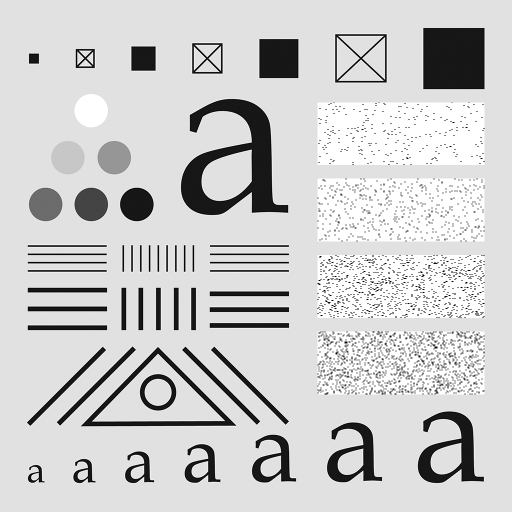
#> input picture technique nine/src/testpattern1024.tif, 1024 x 1024 px (shown at 1/2 size)
$ python gaussLaplacePyramid.py
#> lines starting #> are read from the running program, lines starting #| are printed output that depends on the picture
"""
Name: Minh T. Nguyen
ECE 4580 - DIP Midterm
3/19/2021
"""
import numpy as np
import scipy as sp
import scipy.signal
import cv2 as cv
import matplotlib.pyplot as plt
from skimage.color import rgb2gray

def kernel_generate(param):
    """ Function take in param value return a 5x5 generating kernel based on the input param
    @paam:
    param: range of value [0, 1], based on my research, it is recommended to be 40%

    @return:
    A 5x5 kernel, dtype = np.ndarray
    """
    kernel = np.array([0.25 - param / 2.0, 0.25, param, 0.25, 0.25 - param /2.0])
    return np.outer(kernel, kernel)

def reduce_im(im):
    """ Function convolve the input im with a generating kernel of param 0.4
        and reduce_im its width and height by 2
    @param:
    im: grayscale image of shape (row, col)

    @return:
    convolved_im: an image of shape (ceil(row/2), ceil(col/2)), dtype = np.ndarray
    """
    kernel = kernel_generate(0.4)
    convolved_im = scipy.signal.convolve2d(im, kernel, 'same')
    return convolved_im[::2, ::2]

def gauss_pyramid(im, levels):
    """ Function construct a pyramid from the im by reducing it by the number of
        levels passed in by the input
    @param:
    im: grayscale input image
    levels: positive number of levels of gaussian that you want, according to the paper, at level 0 of the pyramid, G0 is equal to the origial im

    @return:
    output_list output list of resized images with gaussian pyramid, dtype = numpy.ndarray
    """
    output_list = [im]
    if levels == 0:
        return output_list
    for i in range(1, levels + 1):
        output_list.append(reduce_im(output_list[i - 1]))
    return output_list

def expand_im(im):
    """ Function expand the image to double the size, then convolve it with a generating kernel withe the param of 0.4
    @param:
    im: a grayscale image of shape (row, col)

    @return:
    output_im: an image of shape (2*row, 2*col), dtype = numpy.ndarray
    """
    kernel = kernel_generate(0.4)
    expanded_size = tuple(np.array(im.shape) * 2)
    output_im = np.zeros(expanded_size)
    output_im[::2, ::2] = im
    return scipy.signal.convolve2d(output_im, kernel, 'same') * 4

def laplace_pyramid(gauss_pyramid_list):
    """ Function construct a laplacian pyramid from gaussian pyramid, of the height level
    @param:
    gauss_pyramid_list: A Gaussian pyramid list returned by gauss_pyramid function, dtype: numpy.ndarray

    @return:
    output_list[k] = gauss_pyramid_list[k] - expand_im(gauss_pyr[k + 1])
    """
    output_list = []
    for k in range(0, len(gauss_pyramid_list)):
        # Append the last element of the pyramid list to the output list
        if k + 1 == len(gauss_pyramid_list):
            output_list.append(gauss_pyramid_list[k])
        else:
            expandedImage = expand_im(gauss_pyramid_list[k + 1])
            # Crop image
            if expandedImage.size > gauss_pyramid_list[k].size:
                expandedImage = expandedImage[:gauss_pyramid_list[k].shape[0], :gauss_pyramid_list[k].shape[1]]
            output_list.append(gauss_pyramid_list[k] - expandedImage)
    return output_list

def blend(first_laplace_pyr_list, second_laplace_pyr_list, mask_gaussian_pyr_list ):
    """ Function blend the two laplacian pyramids list of the input image then weight them according to the gaussian mask
    @param:
    1.first_laplace_pyr_list: list of Laplace pyramid of input image 1
    2.second_laplace_pyr_list: list of Laplace pyramid of input image 2
    3.mask_gaussian_pyr_list: list of the Gaussian pyramid of input mask image

    LS(i, j) = (1 - GR(i, j))*LA(i, j) + GR(i, j,)*LB(i, j);

    @return:
    blended_pyr: Laplace pyramid list that has the same dimention of the input image
    """
    blended_pyr = []
    for i in range(0, len(mask_gaussian_pyr_list)):
        #LS(i, j) = (1 - GR(i, j))*LA(i, j) + GR(i, j,)*LB(i, j);
        blended_layer =  (1 - mask_gaussian_pyr_list[i])*first_laplace_pyr_list[i] + mask_gaussian_pyr_list [i]*second_laplace_pyr_list[i]
        blended_pyr.append(blended_layer)
    return blended_pyr

def collapse(blended_pyramid):
    """ Function collapse the list of blended list of image
    @param:
    blended_pyramid: list of the images from blend()

    @return:
    blended_pyramid[0]: the "first" image with the same shape as the based layer of the blended pyramid

    HOW? Start at the smallest layer of the blended blended_pyramid; expand that smallest layer then
        add it to the second smallest layer. Continue that process till I get to the largest image (index = 0 in blended_pyramid list)
    """
    for i in range(len(blended_pyramid) - 1, 0, -1):
        expanded_layer = expand_im(blended_pyramid[i])
        if expanded_layer.size > blended_pyramid[i - 1].size:
            expanded_layer = expanded_layer[:blended_pyramid[i - 1].shape[0], :blended_pyramid[i - 1].shape[1]]
        blended_pyramid[i - 1] += expanded_layer
    return blended_pyramid[0]

def main():
    print("Running")

    # Q2C 1. Read in the testing image
    im = plt.imread("testpattern1024.tif")
#> im is the input picture: shape (1024, 1024); min 0, max 255, mean 204.4
    im = rgb2gray(im)

    # Q2C 2. Create a gaussian pyramid list from testing image with 3 level 0-3
    gaus_list = gauss_pyramid(im, 3)
#> the loop in gauss_pyramid, `for i in range(1, levels + 1):` made 3 passes
#> pass 2, in reduce_im (call 2), `convolved_im = scipy.signal.convolve2d(im, kernel, 'same')`:
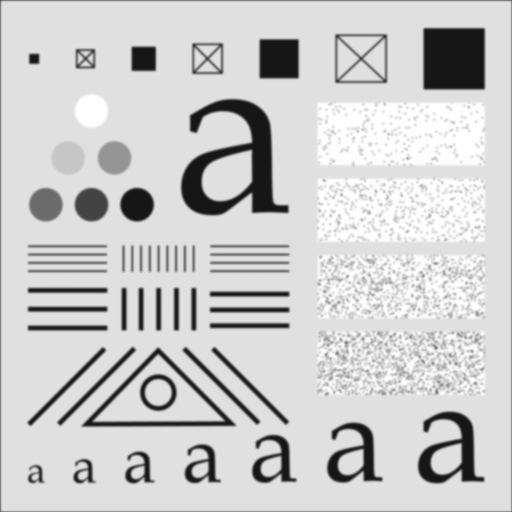
#> convolved_im: shape (512, 512) float64; min 22.03, max 255, mean 203.6
#> pass 3, in reduce_im (call 3), `convolved_im = scipy.signal.convolve2d(im, kernel, 'same')`:
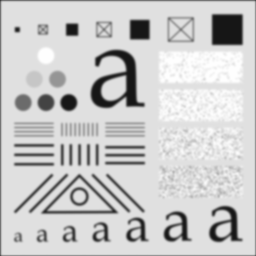
#> convolved_im: shape (256, 256) float64; min 22.29, max 255, mean 202.6
#> after the loop in gauss_pyramid, `for i in range(1, levels + 1):`: output_list = 4 items
#> gaus_list = 4 items

    # Q2C 3. Plot the original image
    plt.figure(figsize=(14,14))
    plt.imshow(im, cmap="gray"), plt.title("Original", size=12)

    # Q2C 4. Plot all Gaussian pyramid image in the list
    plt.figure(figsize=(14,14))
    plt.subplots_adjust(left=0.05, top=0.95, right = 0.95, bottom=0, wspace=0.05, hspace=0.05)
    plt.subplot(221), plt.imshow(gaus_list[0], cmap="gray"), plt.title("Gaussian Pyramid Level 0", size=8)
    plt.subplot(222), plt.imshow(gaus_list[1], cmap="gray"), plt.title("Gaussian Pyramid Level 1", size=8)
    plt.subplot(223), plt.imshow(gaus_list[2], cmap="gray"), plt.title("Gaussian Pyramid Level 2", size=8)
    plt.subplot(224), plt.imshow(gaus_list[3], cmap="gray"), plt.title("Gaussian Pyramid Level 3", size=8)

    # Q2C 5. Create a laplace pyramid list from testing image with 3 level 0-3
    laplace_list = laplace_pyramid(gaus_list)
#> the loop in laplace_pyramid, `for k in range(0, len(gauss_pyramid_list)):` made 4 passes
#> expanded_size in expand_im on passes 1 to 3: (1024, 1024), (512, 512), (256, 256)
#> pass 1, in laplace_pyramid, `expandedImage = expand_im(gauss_pyramid_list[k + 1])`:
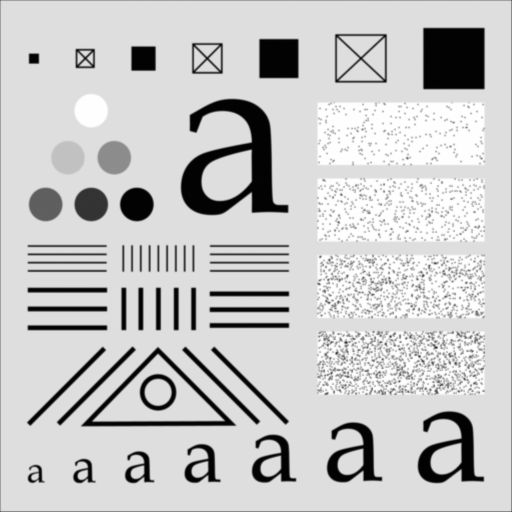
#> expandedImage: shape (1024, 1024) float64 (shown at 1/2 size); min 19.78, max 255, mean 203.9; drawn with min black and max white
#> pass 3, in laplace_pyramid, `expandedImage = expand_im(gauss_pyramid_list[k + 1])`:
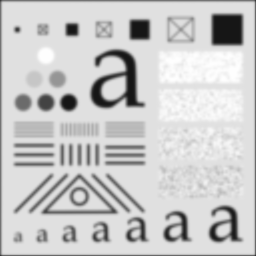
#> expandedImage: shape (256, 256) float64; min 22.32, max 255, mean 201.7
#> laplace_list = 4 items

    # Q2C 6. Plot all Laplace pyramid image in the list
    plt.figure(figsize=(14,14))
    plt.subplots_adjust(left=0.05, top=0.95, right = 0.95, bottom=0, wspace=0.05, hspace=0.05)
    plt.subplot(221), plt.imshow(laplace_list[0], cmap="gray"), plt.title("Laplace Pyramid Level 0", size=8)
    plt.subplot(222), plt.imshow(laplace_list[1], cmap="gray"), plt.title("Laplace Pyramid Level 1", size=8)
    plt.subplot(223), plt.imshow(laplace_list[2], cmap="gray"), plt.title("Laplace Pyramid Level 2", size=8)
    plt.subplot(224), plt.imshow(laplace_list[3], cmap="gray"), plt.title("Laplace Pyramid Level 3", size=8)

    # [30 lines of commented-out code are left out]

    plt.show()
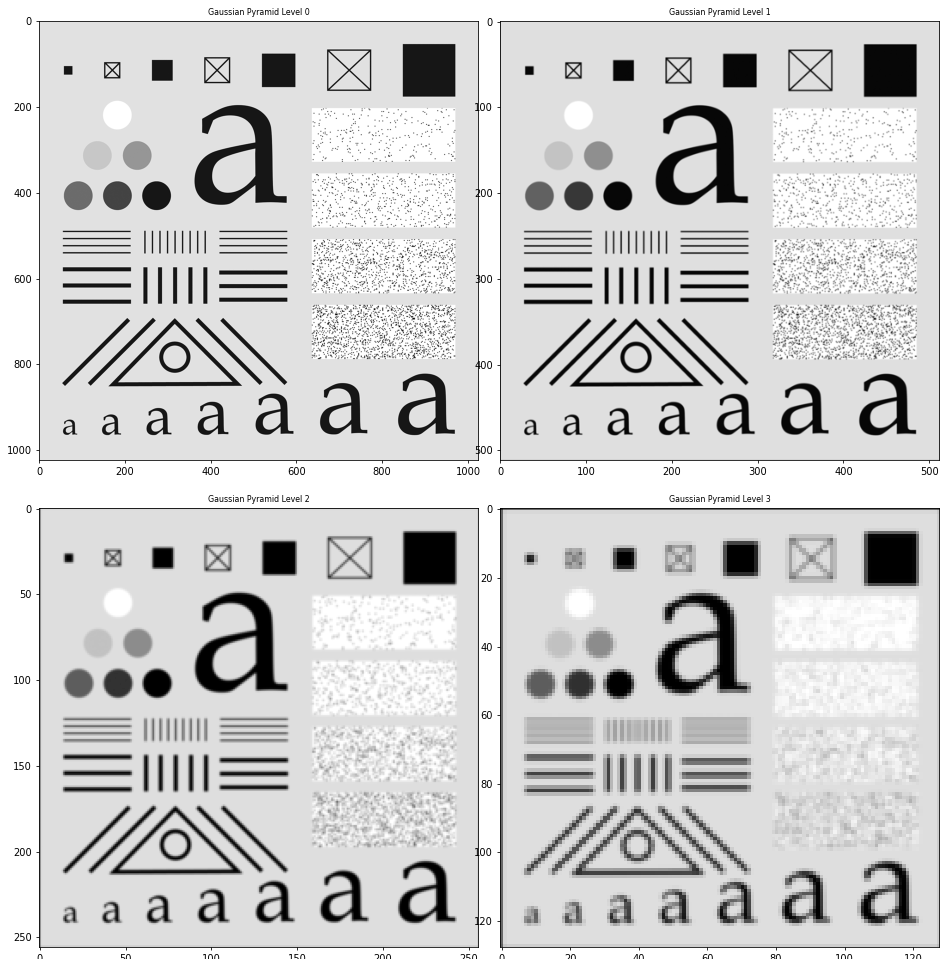
#> figure drawn by matplotlib, 4 panels
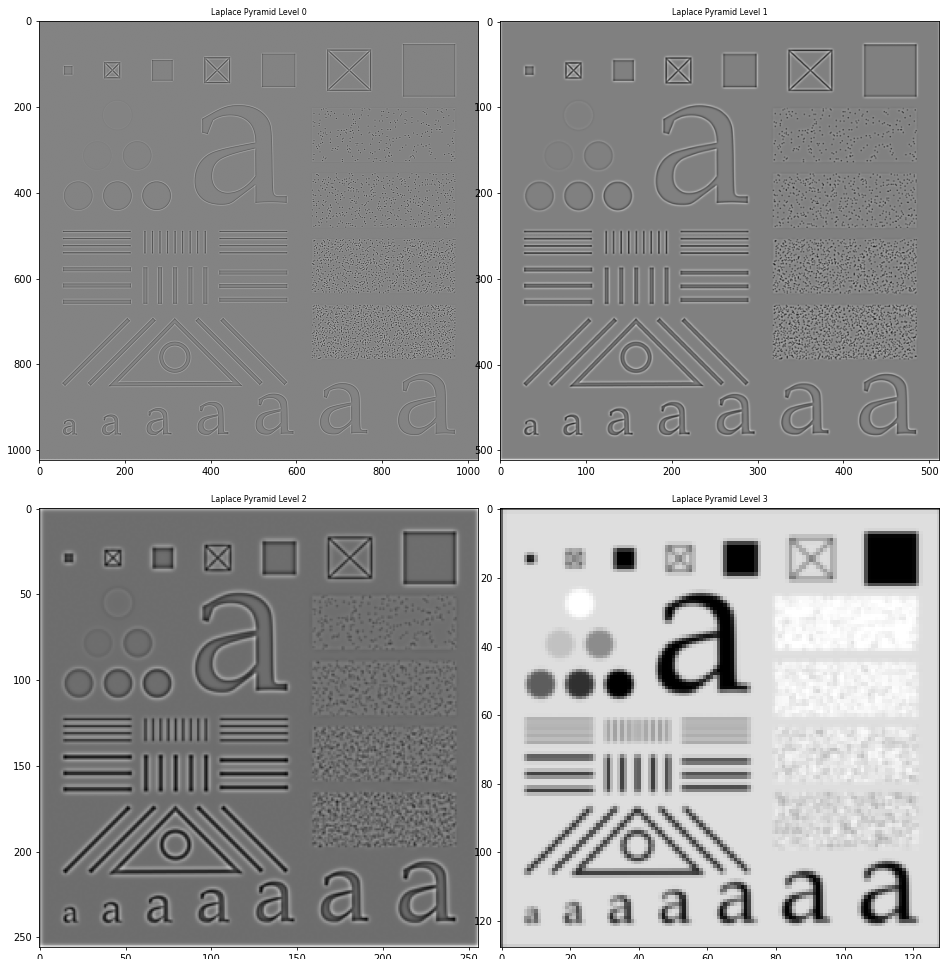
#> figure drawn by matplotlib, 4 panels

if __name__ == "__main__":
    main()
